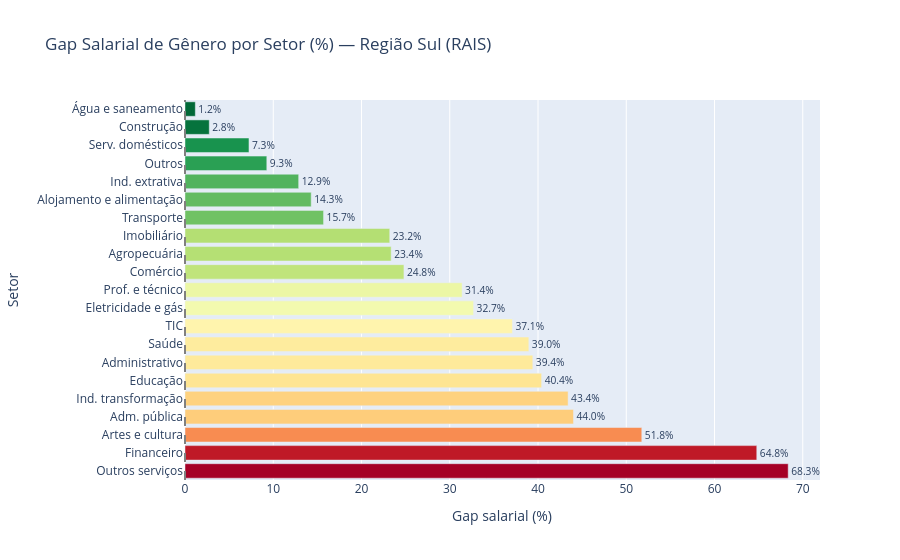

Here is the notebook cell this chart was saved with:
### Markdown cell above
## 5.5 — Gap Salarial por Setor (RAIS)

### Code cell
fig5 = px.bar(
    df_setor_agg.dropna(subset=["gap_pct"]).sort_values("gap_pct", ascending=False),
    x="gap_pct",
    y="setor",
    orientation="h",
    title="Gap Salarial de Gênero por Setor (%) — Região Sul (RAIS)",
    labels={"gap_pct": "Gap salarial (%)", "setor": "Setor"},
    color="gap_pct",
    color_continuous_scale="RdYlGn_r",
    text="gap_pct",
)
fig5.update_traces(texttemplate="%{text:.1f}%", textposition="outside")
fig5.add_vline(x=0, line_dash="dash", line_color="gray")
fig5.update_layout(xaxis_title="Gap salarial (%)", coloraxis_showscale=False)
fig5.show()

print("\nResumo: setores com maior gap salarial e menor participação feminina")
display(
    df_setor_agg[["setor", "share_pct", "gap_pct", "salario_medio"]]
    .rename(columns={
        "setor": "Setor",
        "share_pct": "Part. feminina (%)",
        "gap_pct": "Gap salarial (%)",
        "salario_medio": "Salário médio F (R$)",
    })
    .sort_values("Gap salarial (%)", ascending=False)
)

### Figure 1 — Plotly figure (JSON) as saved in the notebook; plotly's stock layout.template omitted (floating-point values rounded to 4 significant figures)
{"data": [{"hovertemplate": "Gap salarial (%)=%{marker.color}<br>Setor=%{y}<extra></extra>", "legendgroup": "", "marker": {"color": [68.35, 64.79, 51.76, 44.02, 43.41, 40.41, 39.41, 38.96, 37.1, 32.7, 31.4, 24.81, 23.36, 23.2, 15.7, 14.3, 12.88, 9.27, 7.25, 2.75, 1.17], "coloraxis": "coloraxis", "pattern": {"shape": ""}}, "name": "", "orientation": "h", "showlegend": false, "text": [68.35, 64.79, 51.76, 44.02, 43.41, 40.41, 39.41, 38.96, 37.1, 32.7, 31.4, 24.81, 23.36, 23.2, 15.7, 14.3, 12.88, 9.27, 7.25, 2.75, 1.17], "textposition": "outside", "texttemplate": "%{text:.1f}%", "type": "bar", "x": [68.35, 64.79, 51.76, 44.02, 43.41, 40.41, 39.41, 38.96, 37.1, 32.7, 31.4, 24.81, 23.36, 23.2, 15.7, 14.3, 12.88, 9.27, 7.25, 2.75, 1.17], "xaxis": "x", "y": ["Outros serviços", "Financeiro", "Artes e cultura", "Adm. pública", "Ind. transformação", "Educação", "Administrativo", "Saúde", "TIC", "Eletricidade e gás", "Prof. e técnico", "Comércio", "Agropecuária", "Imobiliário", "Transporte", "Alojamento e alimentação", "Ind. extrativa", "Outros", "Serv. domésticos", "Construção", "Água e saneamento"], "yaxis": "y"}], "layout": {"barmode": "relative", "coloraxis": {"colorbar": {"title": {"text": "Gap salarial (%)"}}, "colorscale": [[0, "rgb(0,104,55)"], [0.1, "rgb(26,152,80)"], [0.2, "rgb(102,189,99)"], [0.3, "rgb(166,217,106)"], [0.4, "rgb(217,239,139)"], [0.5, "rgb(255,255,191)"], [0.6, "rgb(254,224,139)"], [0.7, "rgb(253,174,97)"], [0.8, "rgb(244,109,67)"], [0.9, "rgb(215,48,39)"], [1, "rgb(165,0,38)"]], "showscale": false}, "legend": {"tracegroupgap": 0}, "shapes": [{"line": {"color": "gray", "dash": "dash"}, "type": "line", "x0": 0, "x1": 0, "xref": "x", "y0": 0, "y1": 1, "yref": "y domain"}], "title": {"text": "Gap Salarial de Gênero por Setor (%) — Região Sul (RAIS)"}, "xaxis": {"anchor": "y", "domain": [0, 1], "title": {"text": "Gap salarial (%)"}}, "yaxis": {"anchor": "x", "domain": [0, 1], "title": {"text": "Setor"}}}}
